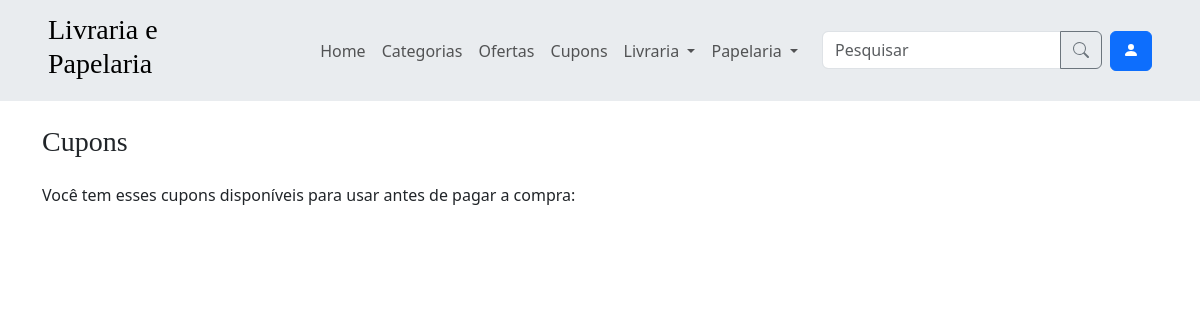
The page /cupons/ (signed in) on the database as committed earlier.
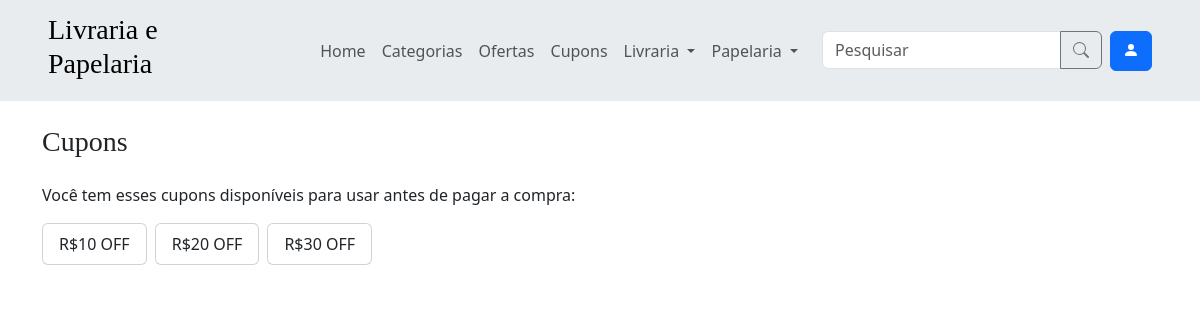
The same page on the database as committed later.
### app/models.py (models this page shows, shortened)
class Cupom(models.Model):
    nome = models.CharField(max_length=100, null=True, blank=True)
    desconto = models.DecimalField(max_digits=10, decimal_places=2)
    data_inicio = models.DateTimeField()
    data_fim = models.DateTimeField()
    compras = models.ManyToManyField(Compra, blank=True)
    def is_valido(self, usuario):
        dentro_do_tempo = self.data_inicio <= timezone.now() <= self.data_fim
        usuario_nao_usou = not self.compras.filter(usuario=usuario).exists()
        return dentro_do_tempo and usuario_nao_usou
    class Meta:
        verbose_name = verbose_name_plural = 'Cupom'

### app/views.py (the view)
# urls.py: path('cupons/', views.cupons, name='cupons'),
@login_required
@user_passes_test(usuario_comum)
def cupons(request):
    cupons = [cupom for cupom in Cupom.objects.all() if cupom.is_valido(request.user)]
    return render(request, 'cupons.html', {'cupons': cupons})

### app/context_processors.py (called while the page is built)
def categorias_processor(request):
    categorias = Categoria.objects.all()
    categorias_livraria = categorias.filter(tipo='Livraria')
    categorias_papelaria = categorias.filter(tipo='Papelaria')
    categorias = categorias[:10]
    return {
        'categorias': categorias,
        'categorias_livraria': categorias_livraria,
        'categorias_papelaria': categorias_papelaria
    }

### app/views.py (called while the page is built)
def usuario_comum(user):
    return not user.is_staff

### app/templates/cupons.html (shortened to what this page needs)
{% extends 'components/base.html' %}
{% block content %}
    {% include 'components/content_title.html' with title='Cupons' %}
    <p>Você tem esses cupons disponíveis para usar antes de pagar a compra:</p>
    <div class="d-flex flex-wrap justify-content-space-between gap-2">
    {% for cupom in cupons %}
        <div class="card py-2 px-3">{{ cupom.nome }}</div>
    {% endfor %}
    </div>
{% endblock %}

Rows that differ between the two databases and show on the page:
added Cupom: nome "R$10 OFF"
added Cupom: nome "R$20 OFF"
added Cupom: nome "R$30 OFF"
